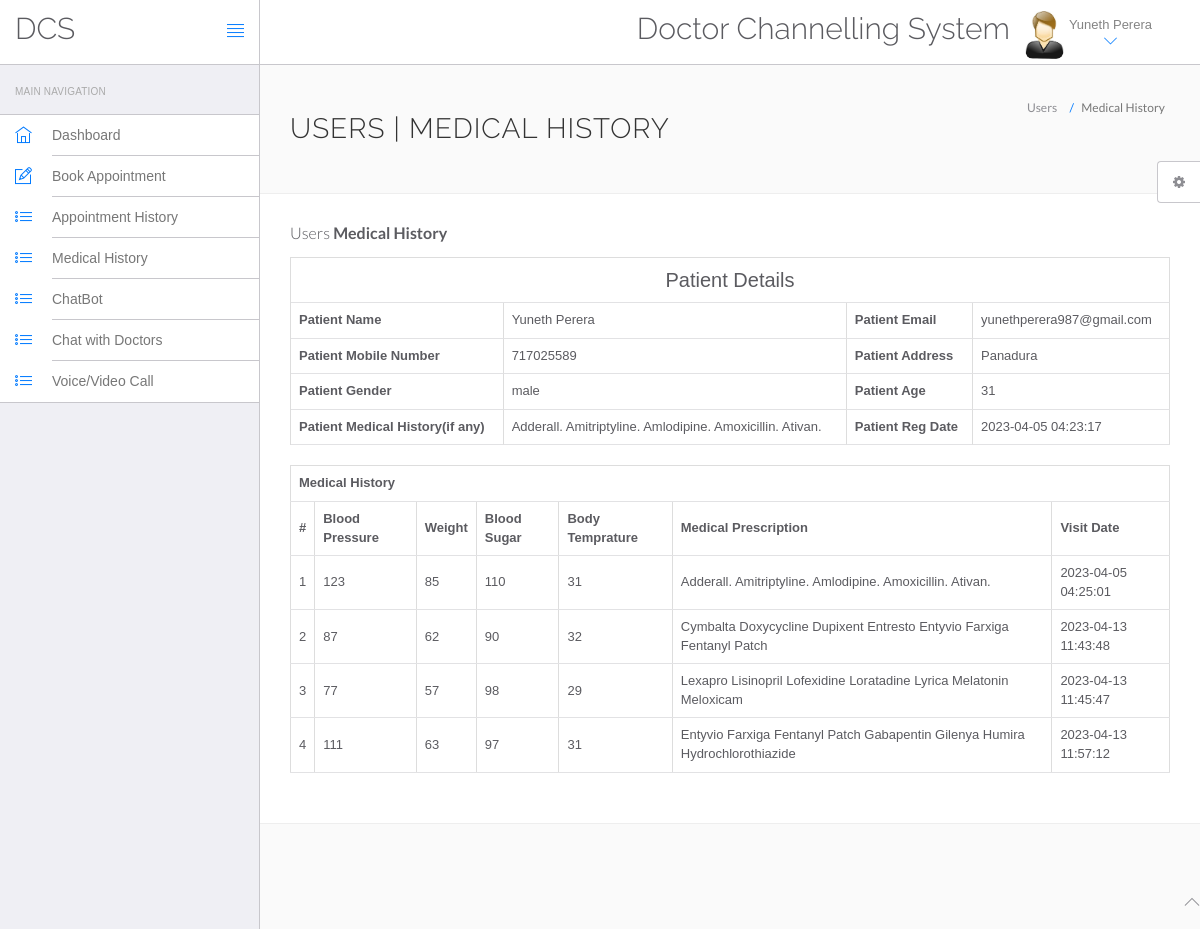
The page /hms/view-medhistory.php?viewid=3 (signed in) on the database its author committed.
### tables this page shows
CREATE TABLE `users` (
  `id` int(11) NOT NULL,
  `fullName` varchar(255) DEFAULT NULL,
  `address` longtext DEFAULT NULL,
  `city` varchar(255) DEFAULT NULL,
  `gender` varchar(255) DEFAULT NULL,
  `email` varchar(255) DEFAULT NULL,
  `password` varchar(255) DEFAULT NULL,
  `regDate` timestamp NULL DEFAULT current_timestamp(),
  `updationDate` timestamp NULL DEFAULT NULL ON UPDATE current_timestamp()
);

CREATE TABLE `tblpatient` (
  `ID` int(10) NOT NULL,
  `Docid` int(10) DEFAULT NULL,
  `PatientName` varchar(200) DEFAULT NULL,
  `PatientContno` bigint(10) DEFAULT NULL,
  `PatientEmail` varchar(200) DEFAULT NULL,
  `PatientGender` varchar(50) DEFAULT NULL,
  `PatientAdd` mediumtext DEFAULT NULL,
  `PatientAge` int(10) DEFAULT NULL,
  `PatientMedhis` mediumtext DEFAULT NULL,
  `CreationDate` timestamp NULL DEFAULT current_timestamp(),
  `UpdationDate` timestamp NULL DEFAULT NULL ON UPDATE current_timestamp()
);

CREATE TABLE `tblmedicalhistory` (
  `ID` int(10) NOT NULL,
  `PatientID` int(10) DEFAULT NULL,
  `BloodPressure` varchar(200) DEFAULT NULL,
  `BloodSugar` varchar(200) NOT NULL,
  `Weight` varchar(100) DEFAULT NULL,
  `Temperature` varchar(200) DEFAULT NULL,
  `MedicalPres` mediumtext DEFAULT NULL,
  `CreationDate` timestamp NOT NULL DEFAULT current_timestamp() ON UPDATE current_timestamp()
);

### hms/view-medhistory.php (the view, shortened to what this page needs)
<?php
include('include/config.php');
?>
<!DOCTYPE html>
<html lang="en">
<head>
	<link rel="stylesheet" href="vendor/bootstrap/css/bootstrap.min.css">
	<link rel="stylesheet" href="vendor/fontawesome/css/font-awesome.min.css">
	<link rel="stylesheet" href="vendor/themify-icons/themify-icons.min.css">
	<link href="vendor/animate.css/animate.min.css" rel="stylesheet" media="screen">
	<link href="vendor/perfect-scrollbar/perfect-scrollbar.min.css" rel="stylesheet" media="screen">
	<link href="vendor/switchery/switchery.min.css" rel="stylesheet" media="screen">
	<link href="vendor/bootstrap-touchspin/jquery.bootstrap-touchspin.min.css" rel="stylesheet" media="screen">
	<link href="vendor/select2/select2.min.css" rel="stylesheet" media="screen">
	<link href="vendor/bootstrap-datepicker/bootstrap-datepicker3.standalone.min.css" rel="stylesheet" media="screen">
	<link href="vendor/bootstrap-timepicker/bootstrap-timepicker.min.css" rel="stylesheet" media="screen">
	<link rel="stylesheet" href="assets/css/styles.css">
	<link rel="stylesheet" href="assets/css/plugins.css">
	<link rel="stylesheet" href="assets/css/themes/theme-1.css" id="skin_color" />
</head>
<body>
	<div id="app">
		<?php include('include/sidebar.php'); ?>
		<div class="app-content">
			<?php include('include/header.php'); ?>
			<div class="main-content">
				<div class="wrap-content container" id="container">
					<section id="page-title">
						<div class="row">
							<div class="col-sm-8">
								<h1 class="mainTitle">Users | Medical History</h1>
							</div>
							<ol class="breadcrumb">
								<li>
									<span>Users</span>
								</li>
								<li class="active">
									<span>Medical History</span>
								</li>
							</ol>
						</div>
					</section>
					<div class="container-fluid container-fullw bg-white">
						<div class="row">
							<div class="col-md-12">
								<h5 class="over-title margin-bottom-15">Users <span class="text-bold">Medical History</span></h5>
								<?php
								$vid = $_GET['viewid'];
								$ret = mysqli_query($con, "select * from tblpatient where ID='$vid'");
								$cnt = 1;
								while ($row = mysqli_fetch_array($ret)) {
								?>
									<table border="1" class="table table-bordered">
										<tr align="center">
											<td colspan="4" style="font-size:20px;color:blue">
												Patient Details</td>
										</tr>
										<tr>
											<th scope>Patient Name</th>
											<td><?php echo $row['PatientName']; ?></td>
											<th scope>Patient Email</th>
											<td><?php echo $row['PatientEmail']; ?></td>
										</tr>
										<tr>
											<th scope>Patient Mobile Number</th>
											<td><?php echo $row['PatientContno']; ?></td>
											<th>Patient Address</th>
											<td><?php echo $row['PatientAdd']; ?></td>
										</tr>
										<tr>
											<th>Patient Gender</th>
											<td><?php echo $row['PatientGender']; ?></td>
											<th>Patient Age</th>
											<td><?php echo $row['PatientAge']; ?></td>
										</tr>
										<tr>
											<th>Patient Medical History(if any)</th>
											<td><?php echo $row['PatientMedhis']; ?></td>
											<th>Patient Reg Date</th>
											<td><?php echo $row['CreationDate']; ?></td>
										</tr>
									<?php } ?>
									</table>
									<?php
									$ret = mysqli_query($con, "select * from tblmedicalhistory  where PatientID='$vid'");
									?>
									<table id="datatable" class="table table-bordered dt-responsive nowrap" style="border-collapse: collapse; border-spacing: 0; width: 100%;">
										<tr align="center">
											<th colspan="8">Medical History</th>
										</tr>
										<tr>
											<th>#</th>
											<th>Blood Pressure</th>
											<th>Weight</th>
											<th>Blood Sugar</th>
											<th>Body Temprature</th>
											<th>Medical Prescription</th>
											<th>Visit Date</th>
										</tr>
										<?php
										while ($row = mysqli_fetch_array($ret)) {
										?>
											<tr>
												<td><?php echo $cnt; ?></td>
												<td><?php echo $row['BloodPressure']; ?></td>
												<td><?php echo $row['Weight']; ?></td>
												<td><?php echo $row['BloodSugar']; ?></td>
												<td><?php echo $row['Temperature']; ?></td>
												<td><?php echo $row['MedicalPres']; ?></td>
												<td><?php echo $row['CreationDate']; ?></td>
											</tr>
										<?php $cnt = $cnt + 1;
										} ?>
									</table>
							</div>
						</div>
					</div>
				</div>
			</div>
		</div>
	</div>
	<?php include('include/footer.php'); ?>
	<?php include('include/setting.php'); ?>
</body>
</html>

### hms/include/header.php (shortened to what this page needs)
<header class="navbar navbar-default navbar-static-top">
	<div class="navbar-header">
		<a class="navbar-brand" href="#">
			<h2 style="padding-top:20% ">DCS</h2>
		</a>
		<a href="#" class="sidebar-toggler pull-right visible-md visible-lg" data-toggle-class="app-sidebar-closed" data-toggle-target="#app">
			<i class="ti-align-justify"></i>
		</a>
	</div>
	<div class="navbar-collapse collapse">
		<ul class="nav navbar-right">
			<li style="padding-top:2% ">
				<h2>Doctor Channelling System</h2>
			</li>
			<li class="dropdown current-user">
				<a href class="dropdown-toggle" data-toggle="dropdown">
					<img src="assets/images/images.jpg"> <span class="username">
						<?php $query = mysqli_query($con, "select fullName from users where id='" . $_SESSION['id'] . "'");
						while ($row = mysqli_fetch_array($query)) {
							echo $row['fullName'];
						}
						?> <i class="ti-angle-down"></i></i></span>
				</a>
			</li>
		</ul>
	</div>
</header>

### hms/assets/css/themes/theme-1.css (style rules this page uses)
body { background: #FAFAFA; }
header .navbar-header { background: #ffffff !important; border-right-color: #c8c7cc !important; border-bottom-color: #c8c7cc !important; }
header .navbar-header .sidebar-toggler, header .navbar-header .sidebar-mobile-toggler { color: #007aff !important; }
header .navbar-header .navbar-brand { color: #777 !important; }
header .navbar-collapse { background: #ffffff !important; border-bottom-color: #c8c7cc !important; box-shadow: none !important; }
header .navbar-collapse .navbar-right > li > a { color: #777; }
header .navbar-collapse .navbar-right > li > a i { color: #007aff !important; }

### rows shown on the page
users: fullName "Yuneth Perera"
tblpatient: PatientName "Yuneth Perera", PatientEmail "yunethperera987@gmail.com", PatientContno "717025589", PatientAdd "Panadura", PatientGender "male", PatientAge "31", PatientMedhis "Adderall. Amitriptyline. Amlodipine. Amoxicillin. Ativan.", CreationDate "2023-04-05 04:23:17"
tblmedicalhistory: BloodPressure "123", Weight "85", BloodSugar "110", Temperature "31", MedicalPres "Adderall. Amitriptyline. Amlodipine. Amoxicillin. Ativan.", CreationDate "2023-04-05 04:25:01"
tblmedicalhistory: BloodPressure "87", Weight "62", BloodSugar "90", Temperature "32", MedicalPres "Cymbalta Doxycycline Dupixent Entresto Entyvio Farxiga Fentanyl Patch", CreationDate "2023-04-13 11:43:48"
tblmedicalhistory: BloodPressure "77", Weight "57", BloodSugar "98", Temperature "29", MedicalPres "Lexapro Lisinopril Lofexidine Loratadine Lyrica Melatonin Meloxicam", CreationDate "2023-04-13 11:45:47"
tblmedicalhistory: BloodPressure "111", Weight "63", BloodSugar "97", Temperature "31", MedicalPres "Entyvio Farxiga Fentanyl Patch Gabapentin Gilenya Humira Hydrochlorothiazide", CreationDate "2023-04-13 11:57:12"
